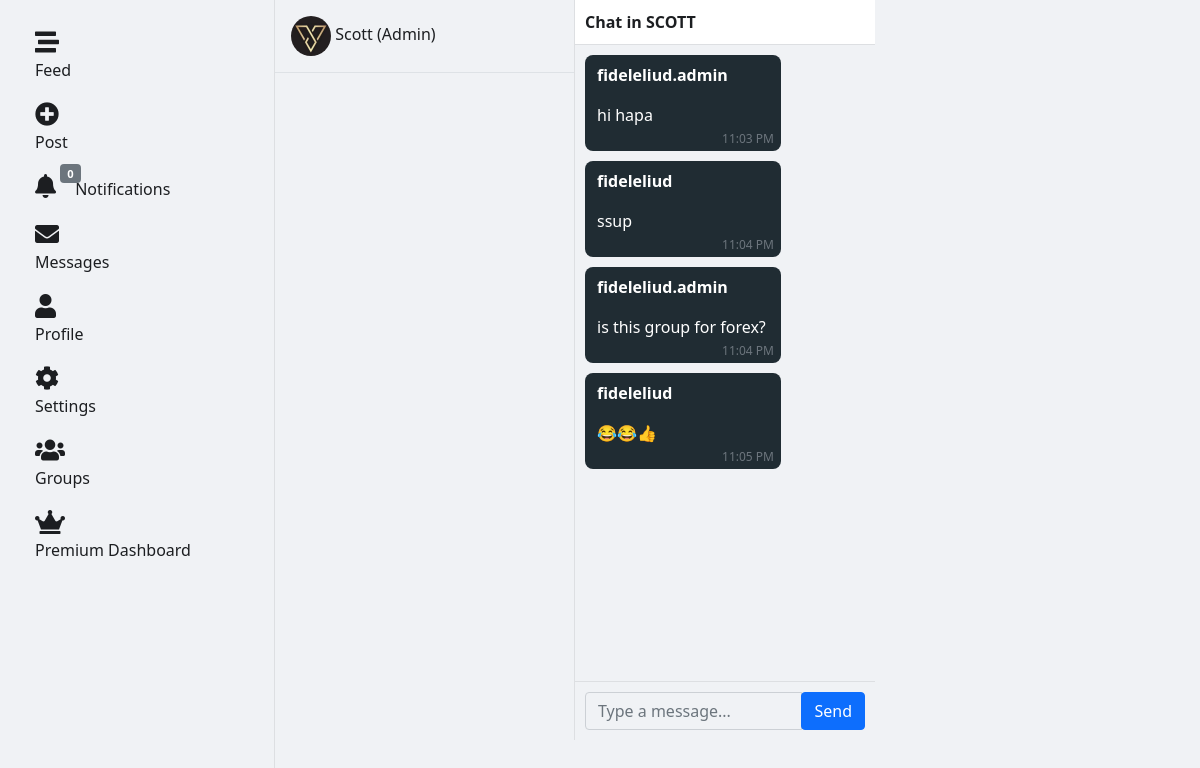
The app's page /groups/1/messages/ (signed in), older data.
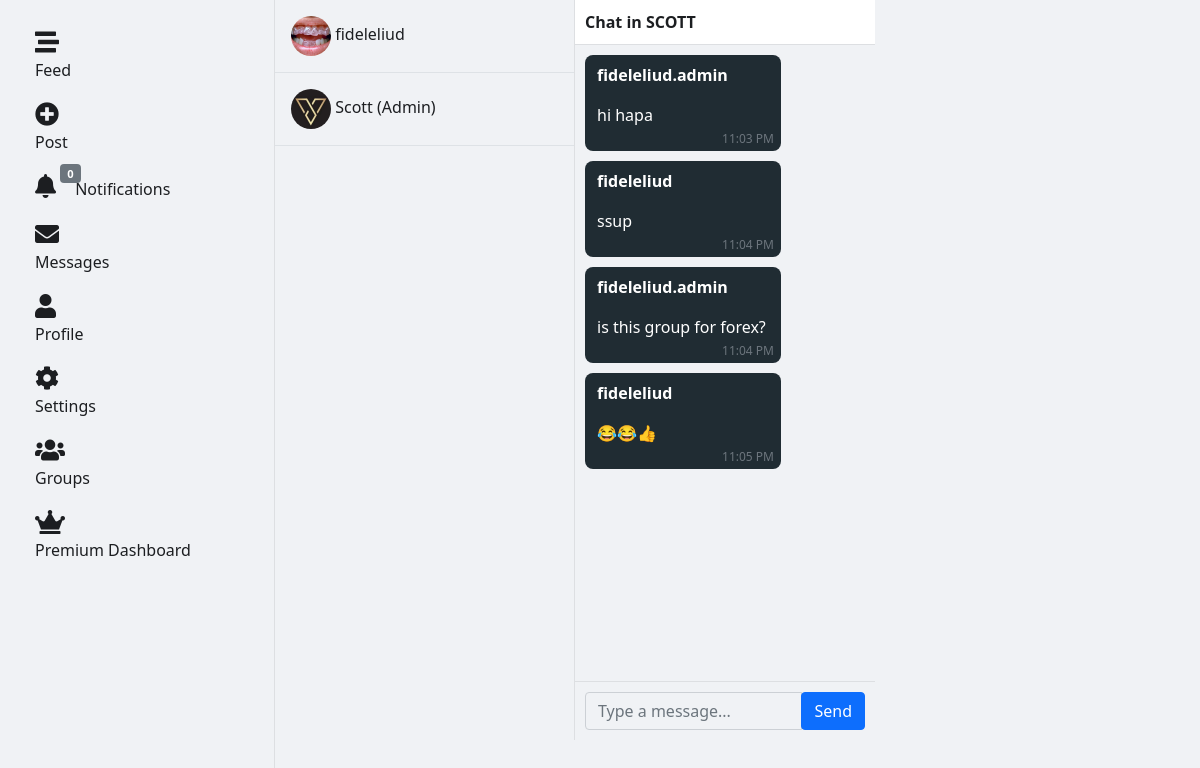
The same page, newer data.
### users/models.py (models this page shows, shortened)
class User(AbstractUser):
    nickname = models.CharField(max_length=50, blank=True)
    course = models.CharField(max_length=100, blank=True)  # Make this optional
    year = models.IntegerField(null=True, blank=True)  # Make this optional
    profile_picture = models.ImageField(upload_to="profile_pics/", blank=True)
    bio = models.TextField(blank=True)
    followers = models.ManyToManyField(
        "self", symmetrical=False, related_name="following"
    )
    is_verified = models.BooleanField(default=False)
    is_premium = models.BooleanField(default=False)
    premium_expiry = models.DateTimeField(null=True, blank=True)
    privacy_dms = models.BooleanField(default=False)
    privacy_posts = models.BooleanField(default=False)
    THEME_CHOICES = [
        ("light", "Light"),
        ("dark", "Dark"),
        ("system", "System"),
    ]
    theme_preference = models.CharField(
        max_length=10, choices=THEME_CHOICES, default="system"
    )

### groups/views.py (the view)
# urls.py: path("<int:group_id>/messages/", views.group_messages, name="group_messages"),
@login_required
def group_messages(request, group_id):
    group = get_object_or_404(Group, id=group_id)
    messages = group.messages.all().order_by("-timestamp")[
        :100
    ]  # Get last 100 messages
    messages = reversed(messages)
    members = group.members.all()
    messages_json = json.dumps(list(messages), cls=MessageEncoder)
    context = {
        "group": group,
        "messages_json": messages_json,
        "members": members,
    }
    return render(request, "groups/group_messages.html", context)

### groups/views.py (called while the page is built)
    def default(self, obj):
        if isinstance(obj, GroupMessage):
            return {
                "content": obj.content,
                "timestamp": obj.timestamp.isoformat(),
                "sender_id": obj.sender.id,
                "sender__username": obj.sender.username,
            }
        return super().default(obj)

### notifications/context_processors.py (called while the page is built)
def notification_count(request):
    if request.user.is_authenticated:
        count = request.user.notifications.filter(is_read=False).count()
        return {"unread_notification_count": count}
    return {"unread_notification_count": 0}

### users/context_processors.py (called while the page is built)
def premium_status(request):
    if request.user.is_authenticated:
        is_premium = (
            request.user.is_premium
            and request.user.premium_expiry is not None
            and request.user.premium_expiry > timezone.now()
        )
        days_left = (
            (request.user.premium_expiry - timezone.now()).days if is_premium else 0
        )
        return {"is_premium": is_premium, "premium_days_left": days_left}
    return {"is_premium": False, "premium_days_left": 0}

### groups/templates/groups/group_messages.html (shortened to what this page needs)
{% extends 'base.html' %}
{% block content %}
<div class="messages-container">
    <div class="group-members">
        <div id="group-members">
            {% for member in members %}
            <div class="p-3 border-bottom user-conversation" data-user-id="{{ member.id }}">
                {% if member.profile_picture %}
                <img src="{{ member.profile_picture.url }}" alt="{{ member.username }}" class="rounded-circle mr-2"
                    style="width: 40px; height: 40px; object-fit: cover;">
                {% else %}
                <img src="https://via.placeholder.com/40" alt="{{ member.username }}" class="rounded-circle mr-2">
                {% endif %}
                <span>{{ member.username }} {% if member in group.admins.all %}(Admin){% endif %}</span>
            </div>
            {% endfor %}
        </div>
    </div>
    <div class="chat-window">
        <div class="chat-header" id="chat-header">
            Chat in {{ group.name }}
        </div>
        <div class="chat-messages" id="chat-messages">
        </div>
        <div class="message-input">
            <form id="message-form">
                <div class="input-group">
                    <input type="text" id="message-content" class="form-control" placeholder="Type a message...">
                    <div class="input-group-append">
                        <button class="btn btn-primary" type="submit">Send</button>
                    </div>
                </div>
            </form>
        </div>
    </div>
</div>
{% endblock %}

Row changes from the older to the newer data that the page shows:
now on this page (row edited): User: profile_picture (picture), username "fideleliud"
